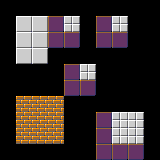

This game map was drawn from its Tiled (.tmx) file and the tilesets committed beside it. A one-line description and the full map source follow:
An orthogonal 10x10 tile map with 16x16 px tiles, 1 tile layer (Tile Layer 1).

<map version="1.10" tiledversion="1.11.0" orientation="orthogonal" renderorder="right-down" width="10" height="10" tilewidth="16" tileheight="16" infinite="0" nextlayerid="2" nextobjectid="1">
 <tileset firstgid="1" source="../tileset.tsx" />
 <layer id="1" name="Tile Layer 1" width="10" height="10">
  <data encoding="csv">
0,0,0,0,0,0,0,0,0,0,
0,2,2,3,4,0,3,4,0,0,
0,2,2,3,3,0,3,3,0,0,
0,2,2,0,0,0,0,0,0,0,
0,0,0,0,3,4,0,0,0,0,
0,0,0,0,3,3,0,0,0,0,
0,1,1,1,0,0,0,0,0,0,
0,1,1,1,0,0,3,4,4,0,
0,1,1,1,0,0,3,4,4,0,
0,0,0,0,0,0,3,3,3,0
</data>
 </layer>
</map>
